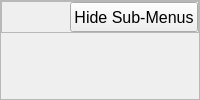
        <widget class="QFrame" name="SubMenu_Frame">
         <property name="minimumSize">
          <size>
           <width>200</width>
           <height>0</height>
          </size>
         </property>
         <property name="maximumSize">
          <size>
           <width>200</width>
           <height>16777215</height>
          </size>
         </property>
         <property name="frameShape">
          <enum>QFrame::StyledPanel</enum>
         </property>
         <property name="frameShadow">
          <enum>QFrame::Raised</enum>
         </property>
         <layout class="QVBoxLayout" name="verticalLayout_6">
          <property name="spacing">
           <number>0</number>
          </property>
          <property name="leftMargin">
           <number>0</number>
          </property>
          <property name="topMargin">
           <number>0</number>
          </property>
          <property name="rightMargin">
           <number>0</number>
          </property>
          <property name="bottomMargin">
           <number>0</number>
          </property>
          <item>
           <widget class="QFrame" name="HideSubMenu_Frame">
            <property name="frameShape">
             <enum>QFrame::StyledPanel</enum>
            </property>
            <property name="frameShadow">
             <enum>QFrame::Raised</enum>
            </property>
            <layout class="QHBoxLayout" name="horizontalLayout_11">
             <property name="spacing">
              <number>0</number>
             </property>
             <property name="leftMargin">
              <number>0</number>
             </property>
             <property name="topMargin">
              <number>0</number>
             </property>
             <property name="rightMargin">
              <number>0</number>
             </property>
             <property name="bottomMargin">
              <number>0</number>
             </property>
             <item alignment="Qt::AlignLeft">
              <widget class="QPushButton" name="HideSubFrame_pushButton">
               <property name="minimumSize">
                <size>
                 <width>0</width>
                 <height>30</height>
                </size>
               </property>
               <property name="font">
                <font>
                 <pointsize>12</pointsize>
                </font>
               </property>
               <property name="layoutDirection">
                <enum>Qt::RightToLeft</enum>
               </property>
               <property name="text">
                <string>Hide Sub-Menus</string>
               </property>
               <property name="icon">
                <iconset resource="resources.qrc">
                 <normaloff>:/resources/resources/DropMenuLeft.png</normaloff>:/resources/resources/DropMenuLeft.png</iconset>
               </property>
               <property name="iconSize">
                <size>
                 <width>24</width>
                 <height>24</height>
                </size>
               </property>
              </widget>
             </item>
            </layout>
           </widget>
          </item>
          <item>
           <widget class="QStackedWidget" name="stackedWidget">
            <property name="minimumSize">
             <size>
              <width>200</width>
              <height>0</height>
             </size>
            </property>
            <property name="currentIndex">
             <number>1</number>
            </property>
            <widget class="QWidget" name="page"/>
            <widget class="QWidget" name="page_2"/>
           </widget>
          </item>
         </layout>
        </widget>
